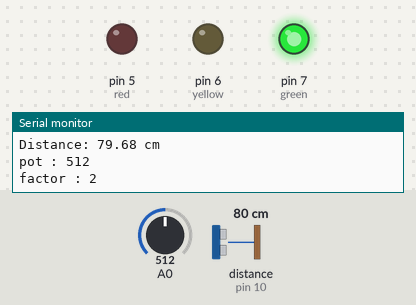
A sketch run on a simulated Arduino Uno, built with avr-gcc and run on an emulated ATmega328P. Shown: output pins drawn as LEDs (lit = HIGH), the last lines printed to the serial monitor. Wiring (inferred from the names in the program): ultrasonic range finder: trigger pin 9; echo pin 10. The inputs (shaded band) are chosen by the test bench; at power-on: distance to the obstacle (sensor on pin 10) 80 cm, A0 = 512. The echo pulse lasts 58.3 µs per cm; pins used as bus, display or sensor lines are not drawn.

Above: at 1.5 s.
1.6 s: distance to the obstacle (sensor on pin 10) set to 45 cm
3.4 s: distance to the obstacle (sensor on pin 10) set to 38 cm
At 4.8 s:
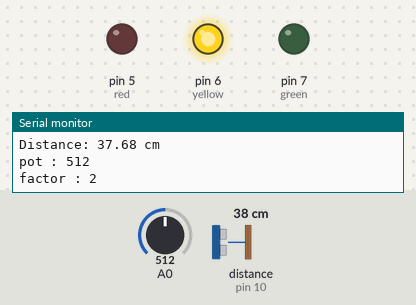
5.2 s: A0 set to 981
6.7 s: A0 set to 1014
At 7.7 s:
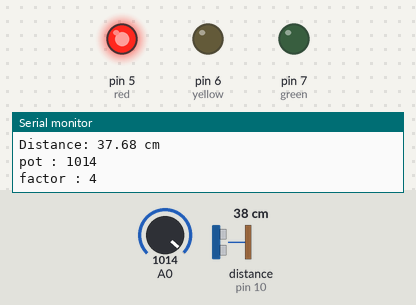
8.2 s: A0 set to 900
At 9.1 s:
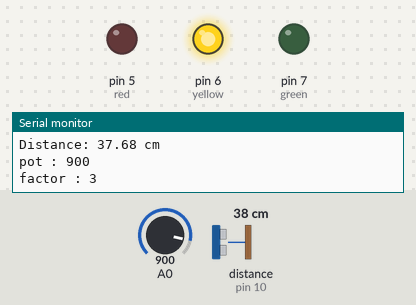
9.8 s: A0 set to 1023
At 10.5 s:
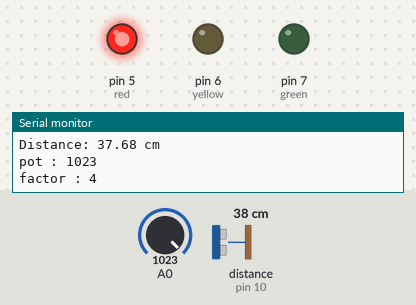
Timing chart, 0 to 12.3 s (numbered marks = the images above; inputs shaded):
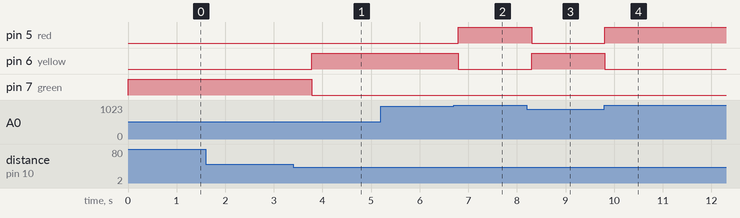

Measured:
- the behaviour switches between 41 and 40 cm on distance to the obstacle (sensor on pin 10) (found by bisection; images 0 and 1)
- the behaviour switches between 998 and 999 on A0 (found by bisection; images 1 and 2)
- after the input at 3.4 s, pin 6 (yellow): LOW → HIGH after 0.38 s; pin 7 (green): HIGH → LOW after 0.38 s
- after the input at 6.7 s, pin 5 (red): LOW → HIGH after 0.09 s; pin 6 (yellow): HIGH → LOW after 0.09 s
- after the input at 8.2 s, pin 5 (red): HIGH → LOW after 0.10 s; pin 6 (yellow): LOW → HIGH after 0.10 s
- after the input at 9.8 s, pin 5 (red): LOW → HIGH at once; pin 6 (yellow): HIGH → LOW at once

The sketch:

task_1_solution.ino
```cpp
#define TRIG_PIN 9
#define ECHO_PIN 10
#define red 5
#define yellow 6
#define green 7


#define lowerBound 10
#define upperBound 20


void setup() {
  Serial.begin(9600); // Start serial communication for output
  pinMode(TRIG_PIN, OUTPUT); // Set TRIG as output
  pinMode(ECHO_PIN, INPUT);  // Set ECHO as input
  pinMode(A0,INPUT);
  // setup leds
  pinMode(red,OUTPUT);
  pinMode(yellow,OUTPUT);
  pinMode(green,OUTPUT);
}

void loop() {
  // Send a pulse on the TRIG pin
  digitalWrite(TRIG_PIN, LOW);
  delayMicroseconds(2);
  digitalWrite(TRIG_PIN, HIGH);
  delayMicroseconds(10);   // Send a 10-microsecond pulse
  digitalWrite(TRIG_PIN, LOW);
  int pot = analogRead(A0);
  // Measure the time taken by the pulse to return to the ECHO pin
  long duration = pulseIn(ECHO_PIN, HIGH);

  // Calculate the distance in cm (speed of sound is ~343 m/s or ~0.0343 cm/μs)
  float distanceCm = (duration * 0.0343) / 2;

  int factor = pot/333 + 1;


  if(distanceCm < (lowerBound * factor) ){
    digitalWrite(red, HIGH);
    digitalWrite(yellow, LOW);
    digitalWrite(green, LOW);
  }

  else if(distanceCm > (upperBound * factor)){
    digitalWrite(red, LOW);
    digitalWrite(yellow, LOW);
    digitalWrite(green, HIGH);
  }
  else {

    digitalWrite(red, LOW);
    digitalWrite(yellow, HIGH);
    digitalWrite(green, LOW);

  }


  // Print the distance to the serial monitor
  Serial.print("Distance: ");
  Serial.print(distanceCm);
  Serial.println(" cm");
  Serial.print("pot : ");
  Serial.println(pot);
  Serial.print("factor : ");
  Serial.println(factor);


  delay(750); // Delay before next measurement
}
```
